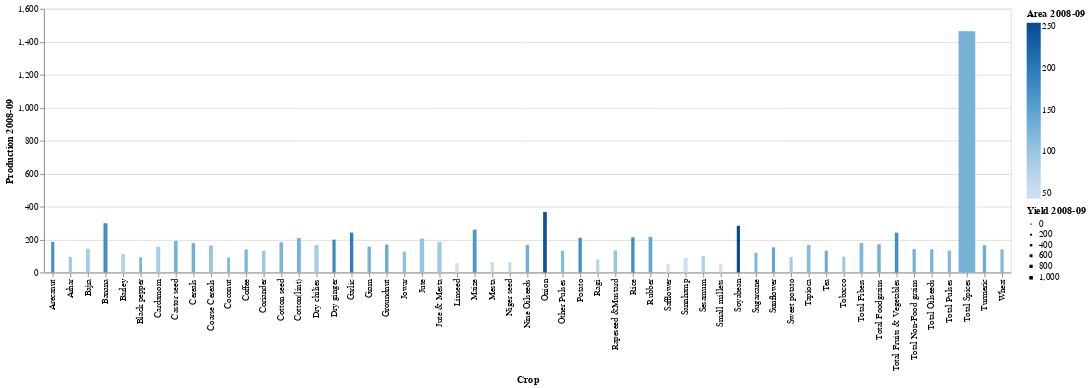

Notebook cell for this chart:
### Code cell
alt.Chart(data_file2).mark_bar().encode(
    x='Crop             ',
    y='Production 2008-09',
    color='Area 2008-09',
    size='Yield 2008-09'
)

### Figure 1 — Vega-Lite specification as saved in the notebook (floating-point values rounded to 4 significant figures)
{"config": {"view": {"continuousWidth": 400, "continuousHeight": 300}}, "data": {"name": "data-631509c6b39f9a61accba77c3a597455"}, "mark": "bar", "encoding": {"color": {"field": "Area 2008-09", "type": "quantitative"}, "size": {"field": "Yield 2008-09", "type": "quantitative"}, "x": {"field": "Crop             ", "type": "nominal"}, "y": {"field": "Production 2008-09", "type": "quantitative"}}, "$schema": "https://vega.github.io/schema/vega-lite/v4.17.0.json", "datasets": {"data-631509c6b39f9a61accba77c3a597455": [{"Crop             ": "Total Foodgrains", "Production 2006-07": 158.8, "Production 2007-08": 168.6, "Production 2008-09": 171.3, "Production 2009-10": 159.4, "Production 2010-11": 178.9, "Area 2006-07": 128.5, "Area 2007-08": 128.8, "Area 2008-09": 127.6, "Area 2009-10": 126.0, "Area 2010-11": 131.7, "Yield 2006-07": 123.6, "Yield 2007-08": 130.9, "Yield 2008-09": 134.3, "Yield 2009-10": 126.5, "Yield 2010-11": 135.9}, {"Crop             ": "Rice", "Production 2006-07": 200.8, "Production 2007-08": 207.9, "Production 2008-09": 213.3, "Production 2009-10": 191.6, "Production 2010-11": 206.4, "Area 2006-07": 168.5, "Area 2007-08": 168.9, "Area 2008-09": 175.1, "Area 2009-10": 161.2, "Area 2010-11": 164.8, "Yield 2006-07": 119.2, "Yield 2007-08": 123.1, "Yield 2008-09": 121.8, "Yield 2009-10": 118.9, "Yield 2010-11": 125.2}, {"Crop             ": "Wheat", "Production 2006-07": 131.6, "Production 2007-08": 136.4, "Production 2008-09": 140.1, "Production 2009-10": 140.3, "Production 2010-11": 150.8, "Area 2006-07": 115.0, "Area 2007-08": 115.2, "Area 2008-09": 114.0, "Area 2009-10": 116.9, "Area 2010-11": 119.5, "Yield 2006-07": 114.4, "Yield 2007-08": 118.4, "Yield 2008-09": 122.8, "Yield 2009-10": 120.0, "Yield 2010-11": 126.3}, {"Crop             ": "Jowar", "Production 2006-07": 124.3, "Production 2007-08": 137.8, "Production 2008-09": 126.0, "Production 2009-10": 116.5, "Production 2010-11": 121.8, "Area 2006-07": 120.7, "Area 2007-08": 110.6, "Area 2008-09": 107.3, "Area 2009-10": 111.0, "Area 2010-11": 105.2, "Yield 2006-07": 103.0, "Yield 2007-08": 124.6, "Yield 2008-09": 117.4, "Yield 2009-10": 105.0, "Yield 2010-11": 115.8}, {"Crop             ": "Bajra", "Production 2006-07": 136.4, "Production 2007-08": 161.5, "Production 2008-09": 143.9, "Production 2009-10": 105.4, "Production 2010-11": 167.9, "Area 2006-07": 94.5, "Area 2007-08": 95.1, "Area 2008-09": 87.0, "Area 2009-10": 88.5, "Area 2010-11": 95.6, "Yield 2006-07": 144.3, "Yield 2007-08": 169.7, "Yield 2008-09": 165.4, "Yield 2009-10": 119.0, "Yield 2010-11": 175.8}, {"Crop             ": "Maize", "Production 2006-07": 198.8, "Production 2007-08": 249.6, "Production 2008-09": 259.8, "Production 2009-10": 220.1, "Production 2010-11": 286.0, "Area 2006-07": 156.1, "Area 2007-08": 160.5, "Area 2008-09": 161.6, "Area 2009-10": 163.4, "Area 2010-11": 169.1, "Yield 2006-07": 127.3, "Yield 2007-08": 155.5, "Yield 2008-09": 160.7, "Yield 2009-10": 134.7, "Yield 2010-11": 169.1}, {"Crop             ": "Ragi", "Production 2006-07": 56.1, "Production 2007-08": 83.6, "Production 2008-09": 79.3, "Production 2009-10": 73.4, "Production 2010-11": 85.2, "Area 2006-07": 60.2, "Area 2007-08": 70.9, "Area 2008-09": 70.6, "Area 2009-10": 64.8, "Area 2010-11": 65.8, "Yield 2006-07": 93.2, "Yield 2007-08": 117.9, "Yield 2008-09": 112.2, "Yield 2009-10": 113.2, "Yield 2010-11": 129.6}, {"Crop             ": "Small millets", "Production 2006-07": 53.9, "Production 2007-08": 61.9, "Production 2008-09": 50.0, "Production 2009-10": 42.9, "Production 2010-11": 82.0, "Area 2006-07": 50.9, "Area 2007-08": 52.3, "Area 2008-09": 45.6, "Area 2009-10": 41.8, "Area 2010-11": 45.0, "Yield 2006-07": 106.0, "Yield 2007-08": 118.3, "Yield 2008-09": 109.7, "Yield 2009-10": 102.7, "Yield 2010-11": 182.4}, {"Crop             ": "Barley", "Production 2006-07": 88.1, "Production 2007-08": 79.3, "Production 2008-09": 112.0, "Production 2009-10": 89.9, "Production 2010-11": 110.3, "Area 2006-07": 72.8, "Area 2007-08": 67.9, "Area 2008-09": 79.5, "Area 2009-10": 70.2, "Area 2010-11": 79.4, "Yield 2006-07": 121.0, "Yield 2007-08": 116.9, "Yield 2008-09": 141.0, "Yield 2009-10": 127.9, "Yield 2010-11": 138.9}, {"Crop             ": "Coarse Cereals", "Production 2006-07": 138.5, "Production 2007-08": 166.4, "Production 2008-09": 163.5, "Production 2009-10": 137.0, "Production 2010-11": 178.4, "Area 2006-07": 106.4, "Area 2007-08": 105.6, "Area 2008-09": 101.8, "Area 2009-10": 102.6, "Area 2010-11": 105.4, "Yield 2006-07": 130.1, "Yield 2007-08": 157.6, "Yield 2008-09": 160.7, "Yield 2009-10": 133.5, "Yield 2010-11": 169.2}, {"Crop             ": "Cereals", "Production 2006-07": 164.1, "Production 2007-08": 174.6, "Production 2008-09": 177.7, "Production 2009-10": 164.4, "Production 2010-11": 183.1, "Area 2006-07": 130.0, "Area 2007-08": 129.9, "Area 2008-09": 130.3, "Area 2009-10": 126.8, "Area 2010-11": 129.8, "Yield 2006-07": 126.3, "Yield 2007-08": 134.4, "Yield 2008-09": 136.4, "Yield 2009-10": 129.7, "Yield 2010-11": 141.1}, {"Crop             ": "Gram", "Production 2006-07": 140.6, "Production 2007-08": 127.6, "Production 2008-09": 156.5, "Production 2009-10": 165.9, "Production 2010-11": 182.5, "Area 2006-07": 122.3, "Area 2007-08": 123.1, "Area 2008-09": 128.8, "Area 2009-10": 133.3, "Area 2010-11": 149.9, "Yield 2006-07": 115.0, "Yield 2007-08": 103.7, "Yield 2008-09": 121.7, "Yield 2009-10": 124.5, "Yield 2010-11": 121.7}, {"Crop             ": "Arhar", "Production 2006-07": 97.0, "Production 2007-08": 128.9, "Production 2008-09": 94.9, "Production 2009-10": 103.3, "Production 2010-11": 119.9, "Area 2006-07": 99.7, "Area 2007-08": 104.3, "Area 2008-09": 94.5, "Area 2009-10": 97.0, "Area 2010-11": 122.2, "Yield 2006-07": 97.3, "Yield 2007-08": 123.6, "Yield 2008-09": 100.4, "Yield 2009-10": 106.5, "Yield 2010-11": 98.1}, {"Crop             ": "Other Pulses", "Production 2006-07": 139.1, "Production 2007-08": 148.9, "Production 2008-09": 131.4, "Production 2009-10": 118.4, "Production 2010-11": 179.5, "Area 2006-07": 131.3, "Area 2007-08": 133.8, "Area 2008-09": 117.1, "Area 2009-10": 126.1, "Area 2010-11": 139.1, "Yield 2006-07": 105.9, "Yield 2007-08": 111.3, "Yield 2008-09": 112.2, "Yield 2009-10": 93.9, "Yield 2010-11": 129.0}, {"Crop             ": "Total Pulses", "Production 2006-07": 130.3, "Production 2007-08": 135.4, "Production 2008-09": 133.7, "Production 2009-10": 134.5, "Production 2010-11": 167.4, "Area 2006-07": 122.1, "Area 2007-08": 124.4, "Area 2008-09": 116.3, "Area 2009-10": 122.6, "Area 2010-11": 139.0, "Yield 2006-07": 106.7, "Yield 2007-08": 108.8, "Yield 2008-09": 114.9, "Yield 2009-10": 109.7, "Yield 2010-11": 120.4}, {"Crop             ": "Total Non-Food grains ", "Production 2006-07": 155.4, "Production 2007-08": 156.8, "Production 2008-09": 141.2, "Production 2009-10": 143.2, "Production 2010-11": 168.4, "Area 2006-07": 126.6, "Area 2007-08": 128.6, "Area 2008-09": 131.5, "Area 2009-10": 126.7, "Area 2010-11": 136.5, "Yield 2006-07": 122.8, "Yield 2007-08": 122.0, "Yield 2008-09": 107.4, "Yield 2009-10": 113.1, "Yield 2010-11": 123.4}, {"Crop             ": "Total Oilseeds", "Production 2006-07": 148.2, "Production 2007-08": 150.9, "Production 2008-09": 140.8, "Production 2009-10": 135.9, "Production 2010-11": 169.0, "Area 2006-07": 124.8, "Area 2007-08": 126.2, "Area 2008-09": 129.0, "Area 2009-10": 126.1, "Area 2010-11": 134.0, "Yield 2006-07": 118.7, "Yield 2007-08": 119.6, "Yield 2008-09": 109.1, "Yield 2009-10": 107.8, "Yield 2010-11": 126.1}, {"Crop             ": "Groundnut", "Production 2006-07": 115.2, "Production 2007-08": 217.5, "Production 2008-09": 169.8, "Production 2009-10": 128.6, "Production 2010-11": 195.7, "Area 2006-07": 124.1, "Area 2007-08": 139.1, "Area 2008-09": 136.3, "Area 2009-10": 121.1, "Area 2010-11": 129.5, "Yield 2006-07": 92.8, "Yield 2007-08": 156.3, "Yield 2008-09": 124.6, "Yield 2009-10": 106.2, "Yield 2010-11": 151.2}, {"Crop             ": "Sesamum", "Production 2006-07": 95.5, "Production 2007-08": 116.8, "Production 2008-09": 98.8, "Production 2009-10": 90.8, "Production 2010-11": 137.9, "Area 2006-07": 74.2, "Area 2007-08": 78.4, "Area 2008-09": 78.8, "Area 2009-10": 84.6, "Area 2010-11": 90.7, "Yield 2006-07": 128.7, "Yield 2007-08": 149.1, "Yield 2008-09": 125.4, "Yield 2009-10": 107.4, "Yield 2010-11": 151.9}, {"Crop             ": "Rapeseed &Mustard", "Production 2006-07": 138.7, "Production 2007-08": 108.8, "Production 2008-09": 134.3, "Production 2009-10": 123.2, "Production 2010-11": 152.5, "Area 2006-07": 107.0, "Area 2007-08": 91.8, "Area 2008-09": 99.3, "Area 2009-10": 88.1, "Area 2010-11": 108.8, "Yield 2006-07": 129.6, "Yield 2007-08": 118.5, "Yield 2008-09": 135.2, "Yield 2009-10": 139.9, "Yield 2010-11": 140.2}, {"Crop             ": "Linseed", "Production 2006-07": 55.9, "Production 2007-08": 54.4, "Production 2008-09": 56.4, "Production 2009-10": 51.2, "Production 2010-11": 48.8, "Area 2006-07": 47.9, "Area 2007-08": 51.3, "Area 2008-09": 44.8, "Area 2009-10": 37.5, "Area 2010-11": 39.4, "Yield 2006-07": 116.8, "Yield 2007-08": 106.1, "Yield 2008-09": 126.0, "Yield 2009-10": 136.5, "Yield 2010-11": 123.9}, {"Crop             ": "Castor seed", "Production 2006-07": 124.7, "Production 2007-08": 172.3, "Production 2008-09": 191.6, "Production 2009-10": 165.0, "Production 2010-11": 220.9, "Area 2006-07": 91.7, "Area 2007-08": 114.8, "Area 2008-09": 126.4, "Area 2009-10": 107.2, "Area 2010-11": 128.5, "Yield 2006-07": 136.0, "Yield 2007-08": 150.1, "Yield 2008-09": 151.5, "Yield 2009-10": 153.9, "Yield 2010-11": 171.9}, {"Crop             ": "Safflower", "Production 2006-07": 67.3, "Production 2007-08": 62.8, "Production 2008-09": 53.0, "Production 2009-10": 50.1, "Production 2010-11": 42.1, "Area 2006-07": 55.8, "Area 2007-08": 47.4, "Area 2008-09": 43.6, "Area 2009-10": 42.6, "Area 2010-11": 36.1, "Yield 2006-07": 120.6, "Yield 2007-08": 132.6, "Yield 2008-09": 121.5, "Yield 2009-10": 117.5, "Yield 2010-11": 116.7}, {"Crop             ": "Niger seed", "Production 2006-07": 65.1, "Production 2007-08": 59.0, "Production 2008-09": 63.0, "Production 2009-10": 53.8, "Production 2010-11": 58.0, "Area 2006-07": 75.7, "Area 2007-08": 65.8, "Area 2008-09": 63.5, "Area 2009-10": 60.6, "Area 2010-11": 59.9, "Yield 2006-07": 86.0, "Yield 2007-08": 89.6, "Yield 2008-09": 99.2, "Yield 2009-10": 88.8, "Yield 2010-11": 96.9}, {"Crop             ": "Sunflower", "Production 2006-07": 161.3, "Production 2007-08": 192.3, "Production 2008-09": 152.2, "Production 2009-10": 111.8, "Production 2010-11": 85.6, "Area 2006-07": 175.0, "Area 2007-08": 154.5, "Area 2008-09": 146.5, "Area 2009-10": 119.3, "Area 2010-11": 75.1, "Yield 2006-07": 92.2, "Yield 2007-08": 124.5, "Yield 2008-09": 103.9, "Yield 2009-10": 93.7, "Yield 2010-11": 114.0}, {"Crop             ": "Soyabean", "Production 2006-07": 253.2, "Production 2007-08": 313.8, "Production 2008-09": 283.4, "Production 2009-10": 285.1, "Production 2010-11": 364.4, "Area 2006-07": 222.7, "Area 2007-08": 237.5, "Area 2008-09": 254.5, "Area 2009-10": 260.3, "Area 2010-11": 256.8, "Yield 2006-07": 113.7, "Yield 2007-08": 132.1, "Yield 2008-09": 111.4, "Yield 2009-10": 109.5, "Yield 2010-11": 141.9}, {"Crop             ": "Nine Oilseeds", "Production 2006-07": 147.1, "Production 2007-08": 180.2, "Production 2008-09": 167.9, "Production 2009-10": 150.7, "Production 2010-11": 196.7, "Area 2006-07": 126.1, "Area 2007-08": 126.9, "Area 2008-09": 131.0, "Area 2009-10": 123.4, "Area 2010-11": 129.4, "Yield 2006-07": 116.7, "Yield 2007-08": 142.0, "Yield 2008-09": 128.1, "Yield 2009-10": 122.1, "Yield 2010-11": 152.0}, {"Crop             ": "Coconut", "Production 2006-07": 142.7, "Production 2007-08": 91.4, "Production 2008-09": 91.4, "Production 2009-10": 97.5, "Production 2010-11": 97.7, "Area 2006-07": 123.5, "Area 2007-08": 121.4, "Area 2008-09": 121.4, "Area 2009-10": 120.9, "Area 2010-11": 120.9, "Yield 2006-07": 115.5, "Yield 2007-08": 75.3, "Yield 2008-09": 75.3, "Yield 2009-10": 80.7, "Yield 2010-11": 80.8}, {"Crop             ": "Cotton seed", "Production 2006-07": 186.1, "Production 2007-08": 212.8, "Production 2008-09": 183.2, "Production 2009-10": 197.5, "Production 2010-11": 271.3, "Area 2006-07": 121.7, "Area 2007-08": 125.3, "Area 2008-09": 125.2, "Area 2009-10": 134.8, "Area 2010-11": 149.5, "Yield 2006-07": 152.9, "Yield 2007-08": 169.9, "Yield 2008-09": 146.3, "Yield 2009-10": 146.5, "Yield 2010-11": 181.5}, {"Crop             ": "Total Fibers", "Production 2006-07": 186.1, "Production 2007-08": 203.5, "Production 2008-09": 179.1, "Production 2009-10": 196.6, "Production 2010-11": 239.3, "Area 2006-07": 118.3, "Area 2007-08": 121.7, "Area 2008-09": 120.9, "Area 2009-10": 129.4, "Area 2010-11": 141.9, "Yield 2006-07": 157.3, "Yield 2007-08": 167.2, "Yield 2008-09": 148.2, "Yield 2009-10": 152.0, "Yield 2010-11": 168.6}, {"Crop             ": "Cotton(lint)", "Production 2006-07": 213.1, "Production 2007-08": 243.8, "Production 2008-09": 209.8, "Production 2009-10": 226.2, "Production 2010-11": 310.8, "Area 2006-07": 121.7, "Area 2007-08": 125.3, "Area 2008-09": 125.2, "Area 2009-10": 134.8, "Area 2010-11": 149.5, "Yield 2006-07": 175.2, "Yield 2007-08": 194.6, "Yield 2008-09": 167.6, "Yield 2009-10": 167.8, "Yield 2010-11": 207.9}, {"Crop             ": "Jute", "Production 2006-07": 220.3, "Production 2007-08": 218.3, "Production 2008-09": 205.8, "Production 2009-10": 239.8, "Production 2010-11": 213.8, "Area 2006-07": 103.6, "Area 2007-08": 106.4, "Area 2008-09": 102.6, "Area 2009-10": 106.0, "Area 2010-11": 101.1, "Yield 2006-07": 212.7, "Yield 2007-08": 205.2, "Yield 2008-09": 200.5, "Yield 2009-10": 226.3, "Yield 2010-11": 211.5}, {"Crop             ": "Mesta", "Production 2006-07": 81.7, "Production 2007-08": 84.6, "Production 2008-09": 62.4, "Production 2009-10": 50.1, "Production 2010-11": 52.2, "Area 2006-07": 67.2, "Area 2007-08": 69.1, "Area 2008-09": 54.5, "Area 2009-10": 44.5, "Area 2010-11": 46.6, "Yield 2006-07": 121.6, "Yield 2007-08": 122.5, "Yield 2008-09": 114.6, "Yield 2009-10": 112.7, "Yield 2010-11": 112.0}, {"Crop             ": "Jute & Mesta", "Production 2006-07": 200.7, "Production 2007-08": 199.6, "Production 2008-09": 184.5, "Production 2009-10": 210.4, "Production 2010-11": 189.1, "Area 2006-07": 95.7, "Area 2007-08": 98.3, "Area 2008-09": 92.2, "Area 2009-10": 92.7, "Area 2010-11": 89.3, "Yield 2006-07": 209.7, "Yield 2007-08": 203.0, "Yield 2008-09": 200.1, "Yield 2009-10": 227.0, "Yield 2010-11": 211.8}, {"Crop             ": "Sannhamp ", "Production 2006-07": 97.9, "Production 2007-08": 93.0, "Production 2008-09": 87.8, "Production 2009-10": 69.0, "Production 2010-11": 109.9, "Area 2006-07": 54.2, "Area 2007-08": 51.4, "Area 2008-09": 45.0, "Area 2009-10": 45.0, "Area 2010-11": 47.6, "Yield 2006-07": 180.7, "Yield 2007-08": 182.7, "Yield 2008-09": 195.2, "Yield 2009-10": 179.4, "Yield 2010-11": 230.9}, {"Crop             ": "Tea ", "Production 2006-07": 132.2, "Production 2007-08": 132.8, "Production 2008-09": 132.0, "Production 2009-10": 132.0, "Production 2010-11": 132.0, "Area 2006-07": 135.3, "Area 2007-08": 137.8, "Area 2008-09": 137.8, "Area 2009-10": 137.8, "Area 2010-11": 137.8, "Yield 2006-07": 97.7, "Yield 2007-08": 96.3, "Yield 2008-09": 95.8, "Yield 2009-10": 95.8, "Yield 2010-11": 95.8}, {"Crop             ": "Coffee ", "Production 2006-07": 138.0, "Production 2007-08": 139.8, "Production 2008-09": 139.9, "Production 2009-10": 154.5, "Production 2010-11": 161.1, "Area 2006-07": 117.9, "Area 2007-08": 119.8, "Area 2008-09": 121.9, "Area 2009-10": 123.7, "Area 2010-11": 125.4, "Yield 2006-07": 117.0, "Yield 2007-08": 116.7, "Yield 2008-09": 114.8, "Yield 2009-10": 125.0, "Yield 2010-11": 128.5}, {"Crop             ": "Rubber ", "Production 2006-07": 215.5, "Production 2007-08": 208.6, "Production 2008-09": 216.5, "Production 2009-10": 210.1, "Production 2010-11": 210.1, "Area 2006-07": 98.6, "Area 2007-08": 138.1, "Area 2008-09": 143.8, "Area 2009-10": 149.2, "Area 2010-11": 149.2, "Yield 2006-07": 218.5, "Yield 2007-08": 151.1, "Yield 2008-09": 151.9, "Yield 2009-10": 140.9, "Yield 2010-11": 140.9}, {"Crop             ": "Total Spices", "Production 2006-07": 1428.0, "Production 2007-08": 1572.0, "Production 2008-09": 1463.0, "Production 2009-10": 1430.0, "Production 2010-11": 1791.0, "Area 2006-07": 121.3, "Area 2007-08": 125.9, "Area 2008-09": 126.5, "Area 2009-10": 122.0, "Area 2010-11": 136.6, "Yield 2006-07": 1177.0, "Yield 2007-08": 1248.0, "Yield 2008-09": 1157.0, "Yield 2009-10": 1172.0, "Yield 2010-11": 1311.0}, {"Crop             ": "Black pepper", "Production 2006-07": 134.2, "Production 2007-08": 91.5, "Production 2008-09": 92.2, "Production 2009-10": 99.2, "Production 2010-11": 101.1, "Area 2006-07": 130.8, "Area 2007-08": 104.7, "Area 2008-09": 126.9, "Area 2009-10": 104.2, "Area 2010-11": 97.8, "Yield 2006-07": 102.6, "Yield 2007-08": 87.4, "Yield 2008-09": 72.7, "Yield 2009-10": 95.2, "Yield 2010-11": 103.4}, {"Crop             ": "Dry chilies ", "Production 2006-07": 163.5, "Production 2007-08": 170.8, "Production 2008-09": 167.1, "Production 2009-10": 158.3, "Production 2010-11": 160.9, "Area 2006-07": 83.6, "Area 2007-08": 88.3, "Area 2008-09": 85.4, "Area 2009-10": 84.0, "Area 2010-11": 86.8, "Yield 2006-07": 195.5, "Yield 2007-08": 193.4, "Yield 2008-09": 195.8, "Yield 2009-10": 188.4, "Yield 2010-11": 185.5}, {"Crop             ": "Dry ginger ", "Production 2006-07": 206.3, "Production 2007-08": 200.6, "Production 2008-09": 199.3, "Production 2009-10": 202.0, "Production 2010-11": 368.1, "Area 2006-07": 176.2, "Area 2007-08": 172.9, "Area 2008-09": 180.4, "Area 2009-10": 179.4, "Area 2010-11": 247.4, "Yield 2006-07": 117.1, "Yield 2007-08": 116.0, "Yield 2008-09": 110.5, "Yield 2009-10": 112.6, "Yield 2010-11": 148.8}, {"Crop             ": "Turmeric ", "Production 2006-07": 158.6, "Production 2007-08": 160.1, "Production 2008-09": 165.5, "Production 2009-10": 159.8, "Production 2010-11": 200.2, "Area 2006-07": 134.3, "Area 2007-08": 131.9, "Area 2008-09": 136.2, "Area 2009-10": 136.2, "Area 2010-11": 146.7, "Yield 2006-07": 118.1, "Yield 2007-08": 121.4, "Yield 2008-09": 121.5, "Yield 2009-10": 117.4, "Yield 2010-11": 136.4}, {"Crop             ": "Arecanut  ", "Production 2006-07": 182.5, "Production 2007-08": 184.3, "Production 2008-09": 185.5, "Production 2009-10": 184.3, "Production 2010-11": 184.3, "Area 2006-07": 167.7, "Area 2007-08": 169.5, "Area 2008-09": 169.7, "Area 2009-10": 175.4, "Area 2010-11": 175.4, "Yield 2006-07": 108.8, "Yield 2007-08": 108.7, "Yield 2008-09": 109.3, "Yield 2009-10": 105.1, "Yield 2010-11": 105.1}, {"Crop             ": "Cardamom ", "Production 2006-07": 159.2, "Production 2007-08": 135.8, "Production 2008-09": 157.1, "Production 2009-10": 159.2, "Production 2010-11": 162.2, "Area 2006-07": 93.4, "Area 2007-08": 77.8, "Area 2008-09": 87.5, "Area 2009-10": 85.8, "Area 2010-11": 82.7, "Yield 2006-07": 170.5, "Yield 2007-08": 174.7, "Yield 2008-09": 179.6, "Yield 2009-10": 185.6, "Yield 2010-11": 196.1}, {"Crop             ": "Coriander", "Production 2006-07": 126.4, "Production 2007-08": 167.9, "Production 2008-09": 131.3, "Production 2009-10": 128.5, "Production 2010-11": 261.3, "Area 2006-07": 79.1, "Area 2007-08": 94.8, "Area 2008-09": 97.9, "Area 2009-10": 88.8, "Area 2010-11": 130.7, "Yield 2006-07": 159.8, "Yield 2007-08": 177.2, "Yield 2008-09": 134.1, "Yield 2009-10": 144.7, "Yield 2010-11": 199.9}, {"Crop             ": "Garlic  ", "Production 2006-07": 226.2, "Production 2007-08": 311.3, "Production 2008-09": 242.1, "Production 2009-10": 243.0, "Production 2010-11": 308.2, "Area 2006-07": 187.6, "Area 2007-08": 241.6, "Area 2008-09": 195.8, "Area 2009-10": 194.4, "Area 2010-11": 236.8, "Yield 2006-07": 120.6, "Yield 2007-08": 128.8, "Yield 2008-09": 123.6, "Yield 2009-10": 125.0, "Yield 2010-11": 130.1}, {"Crop             ": "Total Fruits & Vegetables", "Production 2006-07": 162.6, "Production 2007-08": 184.9, "Production 2008-09": 241.9, "Production 2009-10": 240.3, "Production 2010-11": 274.5, "Area 2006-07": 139.3, "Area 2007-08": 145.0, "Area 2008-09": 173.8, "Area 2009-10": 170.9, "Area 2010-11": 188.3, "Yield 2006-07": 116.7, "Yield 2007-08": 127.5, "Yield 2008-09": 139.2, "Yield 2009-10": 140.6, "Yield 2010-11": 145.7}, {"Crop             ": "Potato", "Production 2006-07": 135.7, "Production 2007-08": 174.2, "Production 2008-09": 210.5, "Production 2009-10": 223.8, "Production 2010-11": 259.1, "Area 2006-07": 142.2, "Area 2007-08": 148.8, "Area 2008-09": 175.1, "Area 2009-10": 175.8, "Area 2010-11": 178.4, "Yield 2006-07": 95.5, "Yield 2007-08": 117.1, "Yield 2008-09": 120.2, "Yield 2009-10": 127.4, "Yield 2010-11": 145.2}, {"Crop             ": "Tapioca", "Production 2006-07": 146.4, "Production 2007-08": 151.5, "Production 2008-09": 167.1, "Production 2009-10": 140.0, "Production 2010-11": 140.3, "Area 2006-07": 105.1, "Area 2007-08": 103.9, "Area 2008-09": 114.8, "Area 2009-10": 95.1, "Area 2010-11": 90.6, "Yield 2006-07": 139.2, "Yield 2007-08": 145.7, "Yield 2008-09": 145.6, "Yield 2009-10": 147.1, "Yield 2010-11": 154.8}, {"Crop             ": "Sweet potato  ", "Production 2006-07": 81.1, "Production 2007-08": 79.3, "Production 2008-09": 94.2, "Production 2009-10": 92.1, "Production 2010-11": 88.1, "Area 2006-07": 75.8, "Area 2007-08": 75.4, "Area 2008-09": 88.4, "Area 2009-10": 84.6, "Area 2010-11": 80.4, "Yield 2006-07": 106.9, "Yield 2007-08": 105.2, "Yield 2008-09": 106.6, "Yield 2009-10": 108.8, "Yield 2010-11": 109.6}, {"Crop             ": "Onion", "Production 2006-07": 240.5, "Production 2007-08": 247.3, "Production 2008-09": 367.1, "Production 2009-10": 329.1, "Production 2010-11": 409.1, "Area 2006-07": 207.7, "Area 2007-08": 208.4, "Area 2008-09": 246.8, "Area 2009-10": 223.6, "Area 2010-11": 314.7, "Yield 2006-07": 115.8, "Yield 2007-08": 118.7, "Yield 2008-09": 148.8, "Yield 2009-10": 147.1, "Yield 2010-11": 130.0}, {"Crop             ": "Banana  ", "Production 2006-07": 189.3, "Production 2007-08": 201.1, "Production 2008-09": 298.8, "Production 2009-10": 301.7, "Production 2010-11": 339.4, "Area 2006-07": 117.6, "Area 2007-08": 131.2, "Area 2008-09": 174.8, "Area 2009-10": 189.8, "Area 2010-11": 204.6, "Yield 2006-07": 161.0, "Yield 2007-08": 153.3, "Yield 2008-09": 171.0, "Yield 2009-10": 159.0, "Yield 2010-11": 165.9}, {"Crop             ": "Sugarcane", "Production 2006-07": 149.8, "Production 2007-08": 146.7, "Production 2008-09": 120.1, "Production 2009-10": 123.2, "Production 2010-11": 144.3, "Area 2006-07": 142.6, "Area 2007-08": 140.0, "Area 2008-09": 122.2, "Area 2009-10": 115.6, "Area 2010-11": 135.2, "Yield 2006-07": 105.1, "Yield 2007-08": 104.8, "Yield 2008-09": 98.3, "Yield 2009-10": 106.6, "Yield 2010-11": 106.7}, {"Crop             ": "Tobacco", "Production 2006-07": 88.1, "Production 2007-08": 83.6, "Production 2008-09": 96.4, "Production 2009-10": 105.3, "Production 2010-11": 140.9, "Area 2006-07": 88.8, "Area 2007-08": 83.9, "Area 2008-09": 94.2, "Area 2009-10": 107.1, "Area 2010-11": 118.8, "Yield 2006-07": 99.1, "Yield 2007-08": 88.3, "Yield 2008-09": 102.4, "Yield 2009-10": 109.6, "Yield 2010-11": 118.6}]}}
